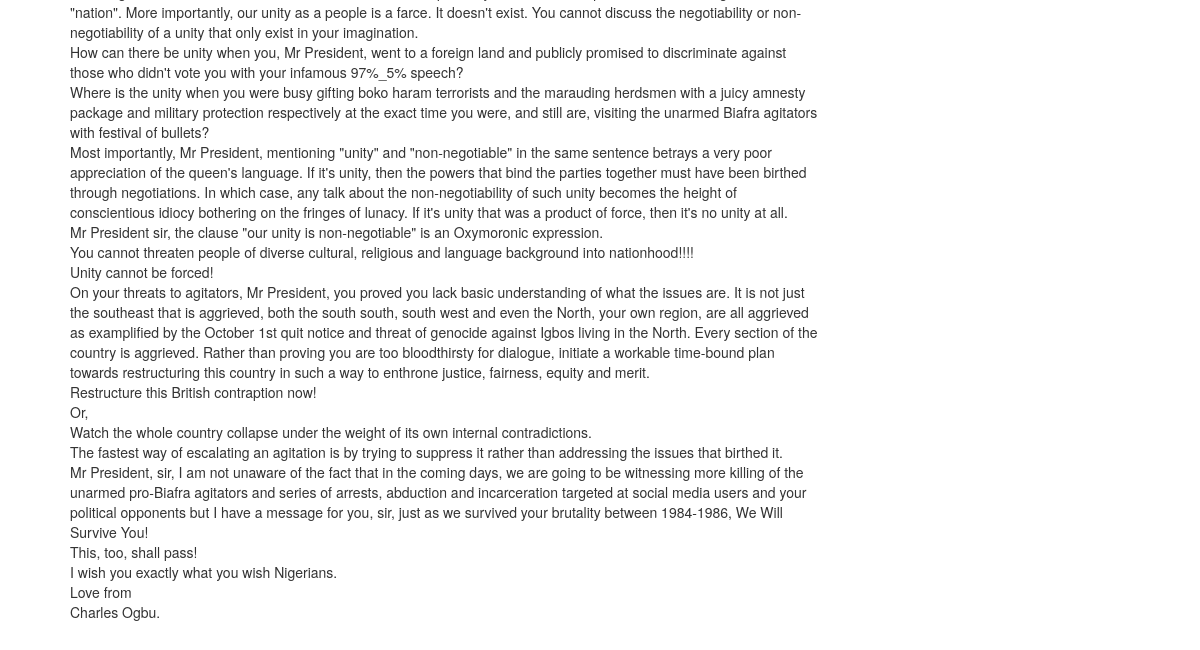
Before: / (lower part) with the older database file.
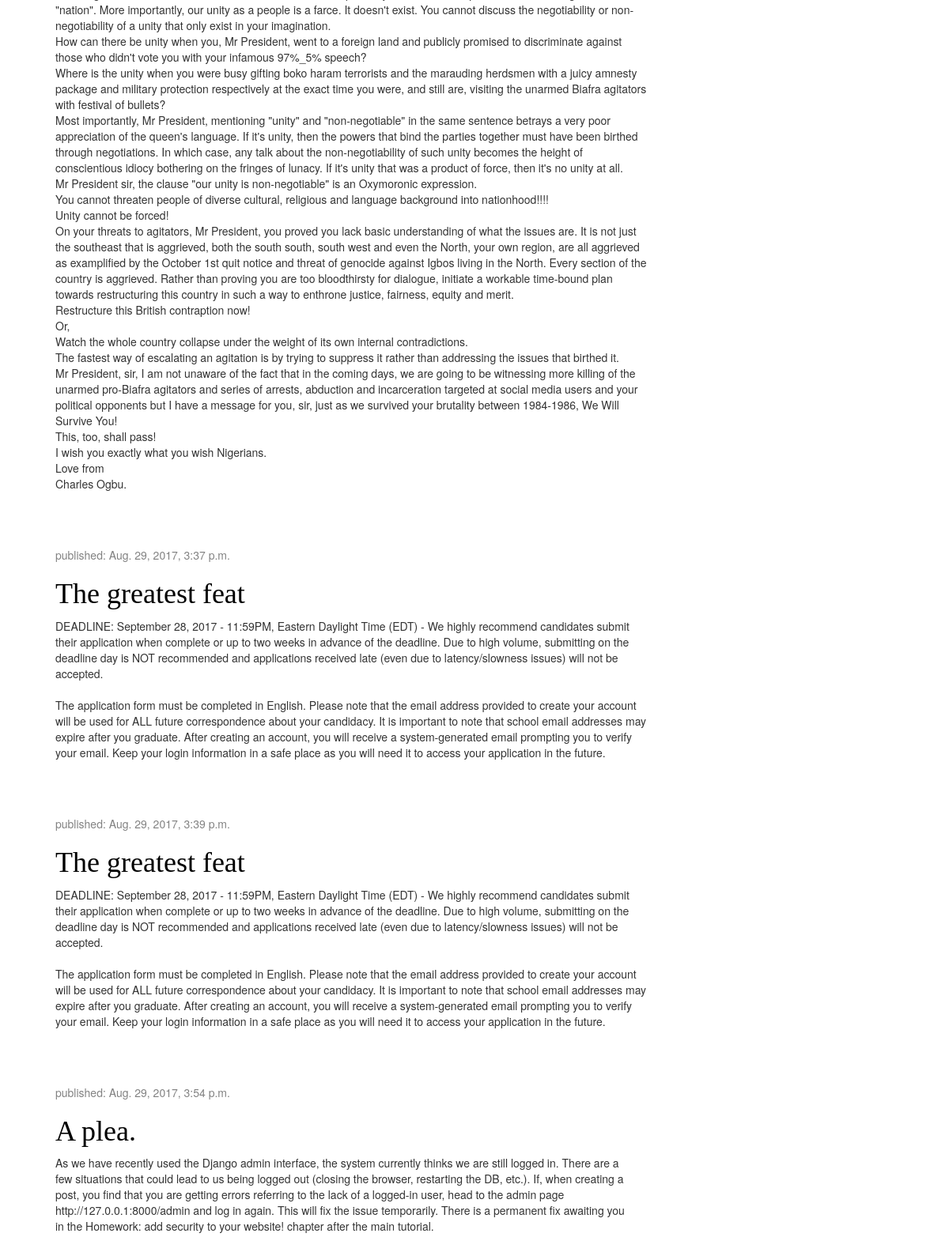
After: the same page with the newer database file.
### blog/models.py (models this page shows, shortened)
class Post(models.Model):
    author = models.ForeignKey('auth.User')
    title = models.CharField(max_length=200)
    text = models.TextField()
    created_date = models.DateTimeField(default=timezone.now)
    published_date = models.DateTimeField(blank=True, null=True)

### blog/views.py (the view)
# urls.py: url(r'^$', views.post_list, name='post_list'),
def post_list(request):
    posts = Post.objects.filter(published_date__lte = timezone.now()).order_by('published_date')
    return render(request, 'blog/home.html', {'posts': posts})

### blog/templates/blog/home.html
                {% extends 'blog/base.html' %}
                {% block content %}
				    {% for post in posts %}
					    <div class ="post">
					        <div class="date">
						        <p>published: {{post.published_date}}</p>
						    </div>
						    <h1><a href="{% url 'post_detail' pk=post.pk %}">{{post.title}}</a></h1>
						    <p>{{post.text|linebreaksbr}}</p>
					    </div>
					{% endfor %}
				{% endblock %}

### blog/templates/blog/base.html (shortened to what this page needs)
{% load staticfiles %}
<html>
    <head>
        <link rel="stylesheet" href="//maxcdn.bootstrapcdn.com/bootstrap/3.2.0/css/bootstrap.min.css">
        <link rel="stylesheet" href="//maxcdn.bootstrapcdn.com/bootstrap/3.2.0/css/bootstrap-theme.min.css">
        <link rel="stylesheet" href="{% static 'css/blog.css' %}">
    </head>
    <body>
		<div class = "content container">
		    <div class="row">
			    <div class = "col-md-8">
				{% block content %}
				{% endblock %}
				</div>
			</div>
		</div>
    </body>
</html>

### blog/static/css/blog.css (style rules this page uses)
h1 a { color: #FCA205; }
body { padding-left: 15px; }
.content { margin-left: 40px; }
h1, h2, h3, h4 { font-family: 'Lobster', cursive; }
.date { color: #828282; }
.post { margin-bottom: 70px; }
.post h1 a, .post h1 a:visited { color: #000000; }

Changed rows visible on the page:
added Post: published_date "Aug. 29, 2017, 3:37 p.m.", title "The greatest feat", text "DEADLINE: September 28, 2017 - 11:59PM, Eastern Daylight Time (EDT) - We highly recommend candidates submit their application when complete or up to two weeks in advance of the deadline. Due to high volume, submitting on the deadline day is NOT recommended and applications received late (even due to latency/slowness issues) will not be accepted. The application form must be completed in English. Please note that the email address provided to create your account will be used for ALL future correspondence about your candidacy. It is important to note that school email addresses may expire after you graduate. After creating an account, you will receive a system-generated email prompting you to…"
added Post: published_date "Aug. 29, 2017, 3:39 p.m.", title "The greatest feat", text "DEADLINE: September 28, 2017 - 11:59PM, Eastern Daylight Time (EDT) - We highly recommend candidates submit their application when complete or up to two weeks in advance of the deadline. Due to high volume, submitting on the deadline day is NOT recommended and applications received late (even due to latency/slowness issues) will not be accepted. The application form must be completed in English. Please note that the email address provided to create your account will be used for ALL future correspondence about your candidacy. It is important to note that school email addresses may expire after you graduate. After creating an account, you will receive a system-generated email prompting you to…"
added Post: published_date "Aug. 29, 2017, 3:54 p.m.", title "A plea.", text "As we have recently used the Django admin interface, the system currently thinks we are still logged in. There are a few situations that could lead to us being logged out (closing the browser, restarting the DB, etc.). If, when creating a post, you find that you are getting errors referring to the lack of a logged-in user, head to the admin page http://127.0.0.1:8000/admin and log in again. This will fix the issue temporarily. There is a permanent fix awaiting you in the Homework: add security to your website! chapter after the main tutorial."
